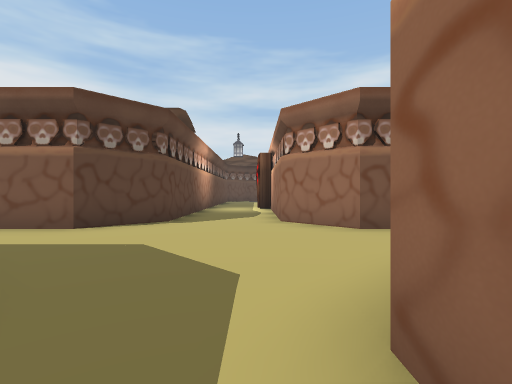
view 1 (above)

12 first-person views from a walk through a 3-D level made in the Unity game engine. The camera is 1.3 m above the floor, looks level and sees 85° across. The floor is counted in squares, 2 m on a side. Each view is taken from the middle of a square. On the plan, view 1 faces up. The plan holds only what a view shows up to about 9 squares ahead; the rest is blank. Some animated figures are left out. Door leaves are left out, so doorways stand open. Some surface patterns are stand-ins.

view 2
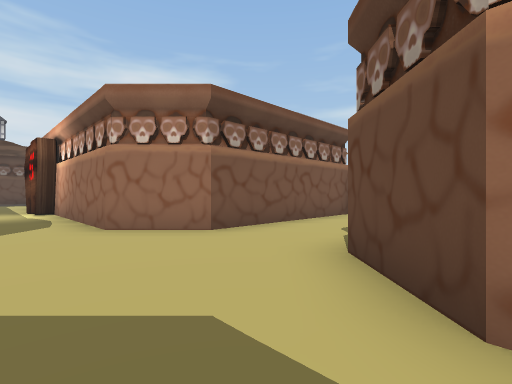

view 3
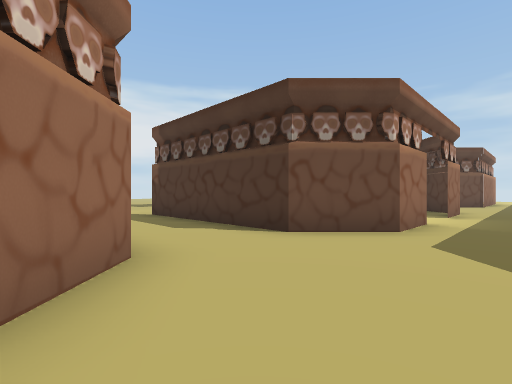

view 4
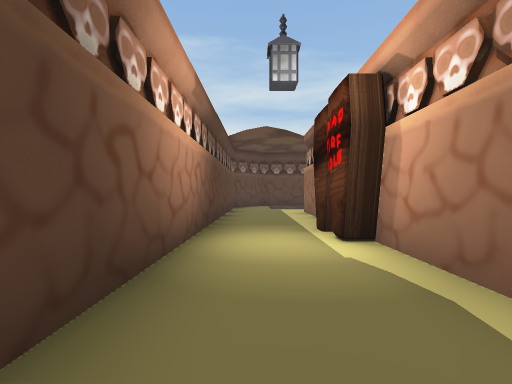

view 5
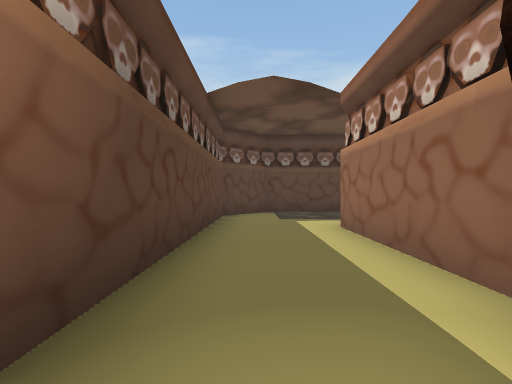

view 6
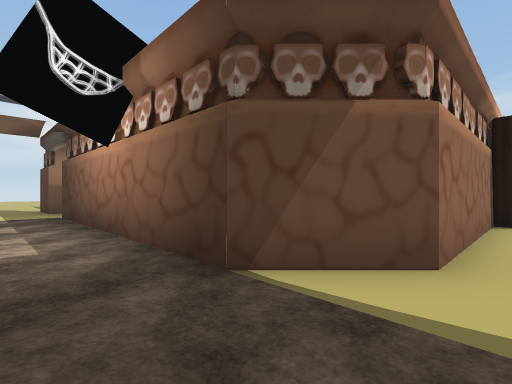

view 7
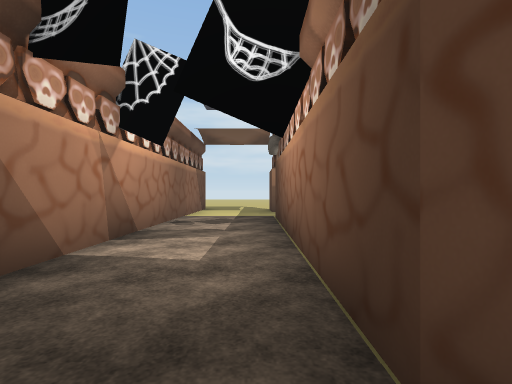

view 8
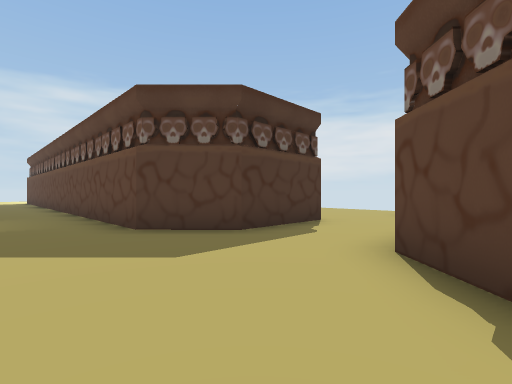

view 9
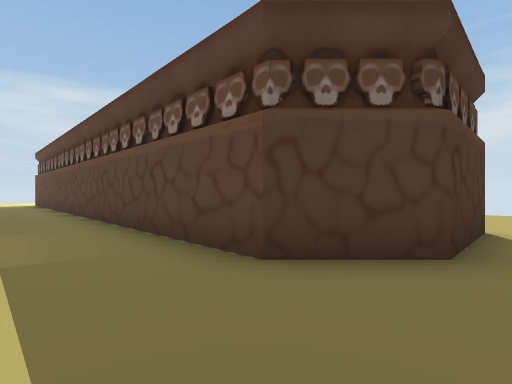

view 10
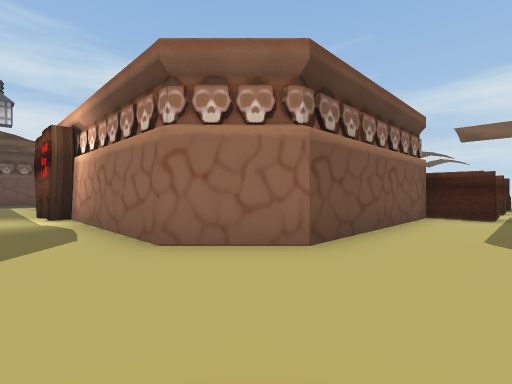

view 11
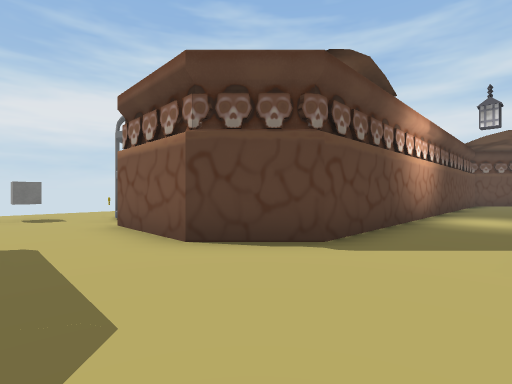

view 12
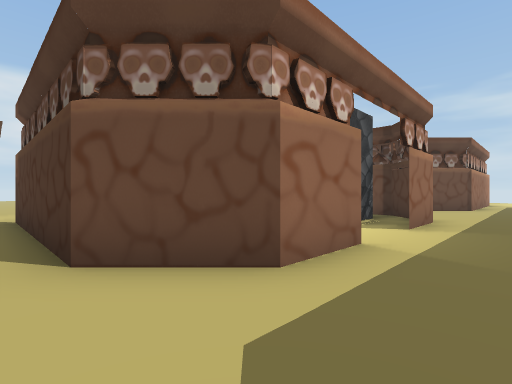

### Floor plan
Points are (right, up) in squares from view 1. A wall is a line through its corners. A room is listed if a view was taken in it or the views show most of it. See-through windows are left out.
Room 1 (views 1, 2, 3, 4, 5, 6, 7, 8, 9, 10, 11, 12)
walls: (0.6, 12.6) (0.6, 16.2) (1.9, 17.5) (8.5, 17.5); (-5.8, 2.4) (-3.2, 2.4) (-1.9, 1.2) (-2, -4.4); (6.9, 3.5) (6.9, 4.9) (1.8, 4.9) (0.6, 6.2) (0.6, 10.4); (0.5, -0.4) (0.6, 1.1) (1.8, 2.4) (6.8, 2.4); (0.5, -3.8) (0.5, -2.3); (1.8, -3.9) (1.8, -3.2); (10, 20) (-0.6, 20) (-1.9, 18.7) (-1.9, 6.2) (-3.2, 4.9) (-5.8, 4.9)
ways out: opening at (-6, 3.5); opening at (-0.5, -5); opening at (7, 3); opening at (10.5, 18.5); open door at (1, -1.5)
objects: other object (0, 11) to (1, 11); other object (0, 12) to (1, 12)

Positions as (right, up) in squares from view 1, and headings:
1: (0, 0), facing up
2: (-1, 1), facing up-right
3: (-1, 6), facing down-right
4: (-1, 7), facing up
5: (-1, 11), facing up
6: (0, 19), facing down-right
7: (1, 18), facing right
8: (0, 6), facing down-left
9: (0, 3), facing down-left
10: (-1, 3), facing up-right
11: (0, 3), facing up-left
12: (-1, 3), facing down-right
